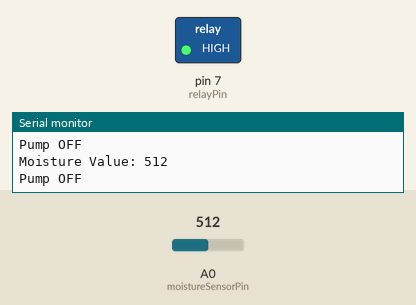
This sketch was run on a simulated Arduino Uno, built with avr-gcc and run on an emulated ATmega328P. On the bench: switched loads named in the sketch (green lamp = pin HIGH), the last lines printed to the serial monitor. Inputs (shaded band) come from the test bench; at power-on: A0 (moistureSensorPin) = 512.

Above: at 1.8 s.
1.9 s: A0 (moistureSensorPin) set to 364
3.4 s: A0 (moistureSensorPin) set to 339
At 4.5 s:
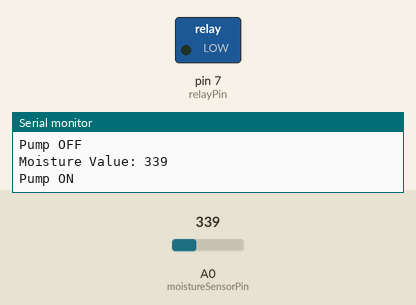
5.5 s: A0 (moistureSensorPin) set to 360
At 7.2 s:
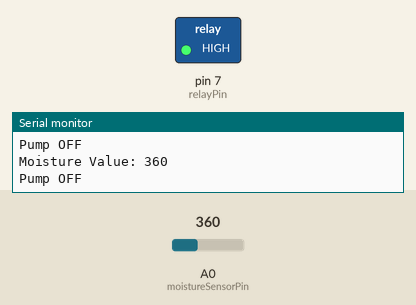
7.5 s: A0 (moistureSensorPin) set to 340
At 8.8 s:
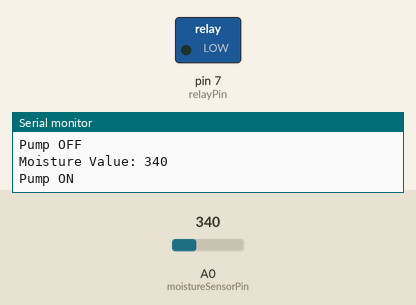
Timing chart, 0 to 10.5 s (numbered marks = the images above; inputs shaded):
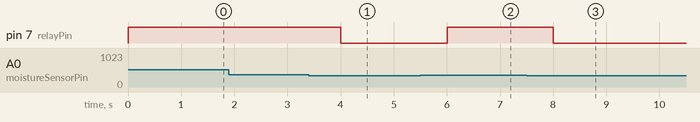

Measured:
- the behaviour switches between 350 and 349 on A0 (moistureSensorPin) (found by bisection; images 0 and 1)
- after the input at 3.4 s, pin 7 (relayPin): HIGH → LOW after 0.60 s
- after the input at 5.5 s, pin 7 (relayPin): LOW → HIGH after 0.50 s
- after the input at 7.5 s, pin 7 (relayPin): HIGH → LOW after 0.50 s

The sketch:

plants_watering_system.ino
```cpp
// Define pins
const int moistureSensorPin = A0;  // Soil moisture sensor connected to A0
const int relayPin = 7;            // Relay connected to digital pin 7

// Define moisture threshold
int moistureThreshold = 350; // Adjust this value based on your sensor and soil

void setup() {
  pinMode(relayPin, OUTPUT);  // Set relay pin as output
  digitalWrite(relayPin, HIGH); // Ensure the pump is off at the start
  Serial.begin(9600);          // Start serial communication for monitoring
}

void loop() {
  int moistureValue = analogRead(moistureSensorPin); // Read moisture sensor value

  // Print moisture value to Serial Monitor
  Serial.print("Moisture Value: ");
  Serial.println(moistureValue);

  // If the soil is dry, turn on the pump
  if(moistureValue < moistureThreshold) {
    digitalWrite(relayPin, LOW);  // Turn on the pump
    Serial.println("Pump ON");
  }
  // If the soil is wet enough, turn off the pump
  else {
    digitalWrite(relayPin, HIGH); // Turn off the pump
    Serial.println("Pump OFF");
  }

  delay(1000); // Wait 1 second before taking another reading
}
```
